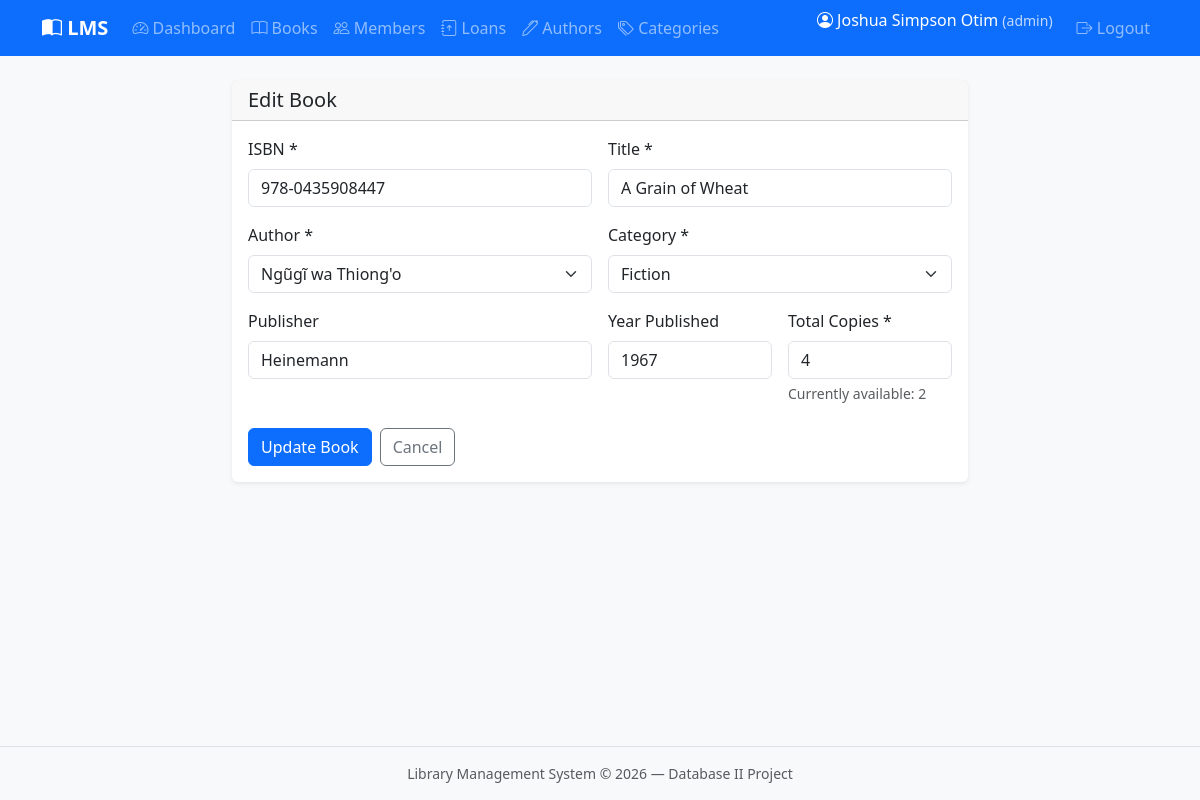
/books/edit.php?id=2 (signed in), run on the app's committed database.
### tables this page shows
CREATE TABLE books (
  id INT UNSIGNED AUTO_INCREMENT PRIMARY KEY,
  isbn VARCHAR(20) NOT NULL UNIQUE,
  title VARCHAR(255) NOT NULL,
  author_id INT UNSIGNED NOT NULL,
  category_id INT UNSIGNED NOT NULL,
  publisher VARCHAR(150) DEFAULT NULL,
  year_published YEAR DEFAULT NULL,
  total_copies INT UNSIGNED NOT NULL DEFAULT 1,
  available_copies INT UNSIGNED NOT NULL DEFAULT 1,
  created_at TIMESTAMP DEFAULT CURRENT_TIMESTAMP,
  updated_at TIMESTAMP DEFAULT CURRENT_TIMESTAMP ON UPDATE CURRENT_TIMESTAMP,
  CONSTRAINT fk_books_author FOREIGN KEY (author_id) REFERENCES authors(id)
    ON UPDATE CASCADE ON DELETE RESTRICT,
  CONSTRAINT fk_books_category FOREIGN KEY (category_id) REFERENCES categories(id)
    ON UPDATE CASCADE ON DELETE RESTRICT,
  CONSTRAINT chk_copies CHECK (available_copies <= total_copies AND available_copies >= 0)
);

CREATE TABLE authors (
  id INT UNSIGNED AUTO_INCREMENT PRIMARY KEY,
  name VARCHAR(150) NOT NULL,
  country VARCHAR(100) DEFAULT NULL,
  created_at TIMESTAMP DEFAULT CURRENT_TIMESTAMP
);

CREATE TABLE categories (
  id INT UNSIGNED AUTO_INCREMENT PRIMARY KEY,
  name VARCHAR(100) NOT NULL UNIQUE,
  description TEXT DEFAULT NULL,
  created_at TIMESTAMP DEFAULT CURRENT_TIMESTAMP
);

### includes/functions.php (called while the page is built, shortened)
<?php
function e(?string $value): string
{
    return htmlspecialchars($value ?? '', ENT_QUOTES, 'UTF-8');
}

### books/edit.php (the view, shortened to what this page needs)
<?php
require_once __DIR__ . '/../config/database.php';
require_once __DIR__ . '/../includes/functions.php';
$id = (int)($_GET['id'] ?? 0);
$stmt = $pdo->prepare('SELECT * FROM books WHERE id = ?');
$stmt->execute([$id]);
$book = $stmt->fetch();
$authors    = $pdo->query('SELECT id, name FROM authors ORDER BY name')->fetchAll();
$categories = $pdo->query('SELECT id, name FROM categories ORDER BY name')->fetchAll();
include __DIR__ . '/../includes/header.php';
?>
<div class="row justify-content-center">
    <div class="col-lg-8">
        <div class="card">
            <div class="card-header">
                <h1 class="h5 mb-0">Edit Book</h1>
            </div>
            <div class="card-body">
                <form method="post">
                    <div class="row g-3">
                        <div class="col-md-6">
                            <label class="form-label">ISBN *</label>
                            <input type="text" name="isbn" class="form-control" required
                                   value="<?= e($book['isbn']) ?>">
                        </div>
                        <div class="col-md-6">
                            <label class="form-label">Title *</label>
                            <input type="text" name="title" class="form-control" required
                                   value="<?= e($book['title']) ?>">
                        </div>
                        <div class="col-md-6">
                            <label class="form-label">Author *</label>
                            <select name="author_id" class="form-select" required>
                                <?php foreach ($authors as $a): ?>
                                    <option value="<?= $a['id'] ?>"
                                        <?= (int)$book['author_id'] === (int)$a['id'] ? 'selected' : '' ?>>
                                        <?= e($a['name']) ?>
                                    </option>
                                <?php endforeach; ?>
                            </select>
                        </div>
                        <div class="col-md-6">
                            <label class="form-label">Category *</label>
                            <select name="category_id" class="form-select" required>
                                <?php foreach ($categories as $c): ?>
                                    <option value="<?= $c['id'] ?>"
                                        <?= (int)$book['category_id'] === (int)$c['id'] ? 'selected' : '' ?>>
                                        <?= e($c['name']) ?>
                                    </option>
                                <?php endforeach; ?>
                            </select>
                        </div>
                        <div class="col-md-6">
                            <label class="form-label">Publisher</label>
                            <input type="text" name="publisher" class="form-control"
                                   value="<?= e($book['publisher'] ?? '') ?>">
                        </div>
                        <div class="col-md-3">
                            <label class="form-label">Year Published</label>
                            <input type="number" name="year_published" class="form-control" min="1000" max="2099"
                                   value="<?= e($book['year_published'] ?? '') ?>">
                        </div>
                        <div class="col-md-3">
                            <label class="form-label">Total Copies *</label>
                            <input type="number" name="total_copies" class="form-control" min="1" required
                                   value="<?= e($book['total_copies']) ?>">
                            <div class="form-text">Currently available: <?= (int)$book['available_copies'] ?></div>
                        </div>
                    </div>
                    <div class="mt-4 d-flex gap-2">
                        <button type="submit" class="btn btn-primary">Update Book</button>
                        <a href="index.php" class="btn btn-outline-secondary">Cancel</a>
                    </div>
                </form>
            </div>
        </div>
    </div>
</div>
<?php include __DIR__ . '/../includes/footer.php'; ?>

### assets/css/style.css (style rules this page uses)
body { min-height: 100vh; display: flex; flex-direction: column; background-color: #f8f9fa; }
.card { border: none; box-shadow: 0 0.125rem 0.25rem rgba(0, 0, 0, 0.075); }

### data on the page
books: isbn "978-0435908447", title "A Grain of Wheat", author_id "Ngũgĩ wa Thiong'o", category_id "Fiction", publisher "Heinemann", year_published "1967", total_copies "4", available_copies "2"

### other printed values
$_SESSION['full_name'] "Joshua Simpson Otim"
$_SESSION['role'] "admin"
